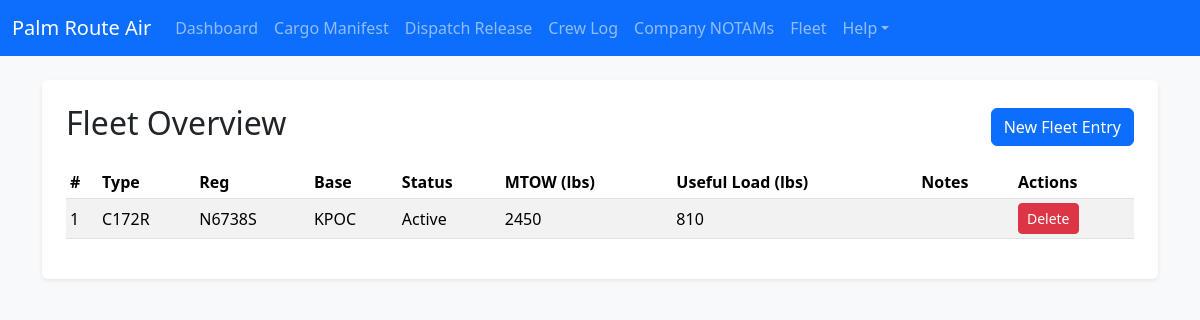
Screenshot of /fleet/history with the database file from the repository.
### app.py (models this page shows)
class FleetEntry(db.Model):
    id = db.Column(db.Integer, primary_key=True)
    aircraft_type = db.Column(db.String(50))
    registration = db.Column(db.String(20))
    base = db.Column(db.String(10))
    status = db.Column(db.String(20))
    max_takeoff_weight = db.Column(db.String(20))
    useful_load = db.Column(db.String(20))
    notes = db.Column(db.Text)

### app.py (the view)
@app.route('/fleet/history')
def fleet_history():
    entries = FleetEntry.query.order_by(FleetEntry.id.desc()).all()
    return render_template('fleet_history.html', entries=entries)

### templates/fleet_history.html
{% extends 'base.html' %}
{% block content %}
<div class="p-4 bg-white rounded shadow-sm">
  <div class="d-flex justify-content-between align-items-center mb-3">
    <h2>Fleet Overview</h2>
    <a href="{{ url_for('fleet') }}" class="btn btn-primary">New Fleet Entry</a>
  </div>
  {% if entries %}
  <div class="table-responsive">
    <table class="table table-sm table-striped align-middle">
      <thead>
        <tr>
          <th>#</th>
          <th>Type</th>
          <th>Reg</th>
          <th>Base</th>
          <th>Status</th>
          <th>MTOW (lbs)</th>
          <th>Useful Load (lbs)</th>
          <th>Notes</th>
          <th>Actions</th>
        </tr>
      </thead>
      <tbody>
        {% for f in entries %}
        <tr>
          <td>{{ f.id }}</td>
          <td>{{ f.aircraft_type }}</td>
          <td>{{ f.registration }}</td>
          <td>{{ f.base }}</td>
          <td>{{ f.status }}</td>
          <td>{{ f.max_takeoff_weight }}</td>
          <td>{{ f.useful_load }}</td>
          <td style="max-width: 260px; white-space: nowrap; overflow: hidden; text-overflow: ellipsis;">{{ f.notes }}</td>
          <td class="text-nowrap">
            <form action="{{ url_for('delete_fleet', id=f.id) }}" method="post" class="d-inline">
              <button class="btn btn-danger btn-sm" onclick="return confirm('Delete this fleet entry?')">Delete</button>
            </form>
          </td>
        </tr>
        {% endfor %}
      </tbody>
    </table>
  </div>
  {% else %}
  <p class="text-muted">No fleet entries saved yet.</p>
  {% endif %}
</div>
{% endblock %}

### rows the page displays
FleetEntry: id "1", aircraft_type "C172R", registration "N6738S", base "KPOC", status "Active", max_takeoff_weight "2450", useful_load "810"
